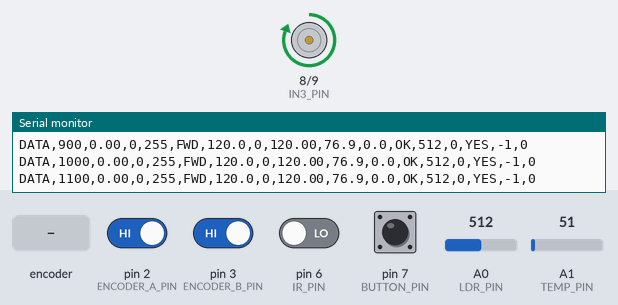
This sketch was run on a simulated Arduino Uno, built with avr-gcc and run on an emulated ATmega328P. Shown: motor-driver pin pairs drawn as motors (green arrow = first pin HIGH = forward, orange = second pin HIGH = backward, longer = more drive, scaled by the enable pin), the last lines printed to the serial monitor. Inputs (shaded band) come from the test bench; at power-on: pin 2 (ENCODER_A_PIN), pin 3 (ENCODER_B_PIN), pin 7 (BUTTON_PIN) HIGH, pin 6 (IR_PIN) LOW, A0 (LDR_PIN) = 512, A1 (TEMP_PIN) = 51.

Above: at 1.2 s.
1.3 s: pin 7 (BUTTON_PIN) pulled LOW for 0.15 s
At 2.4 s:
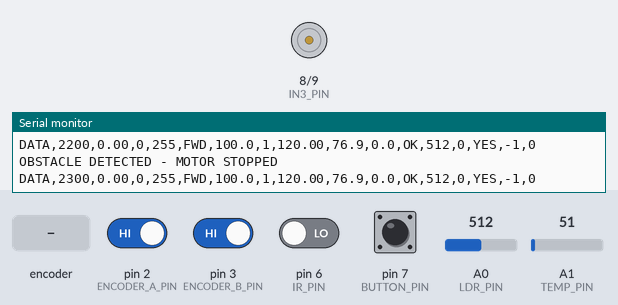
2.9 s: pin 6 (IR_PIN) driven HIGH
At 3.8 s:
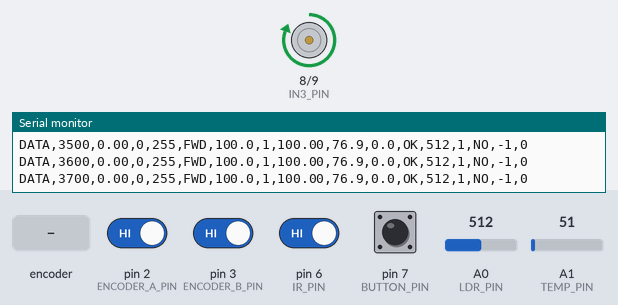
5.9 s: A0 (LDR_PIN) set to 306
At 7.0 s:
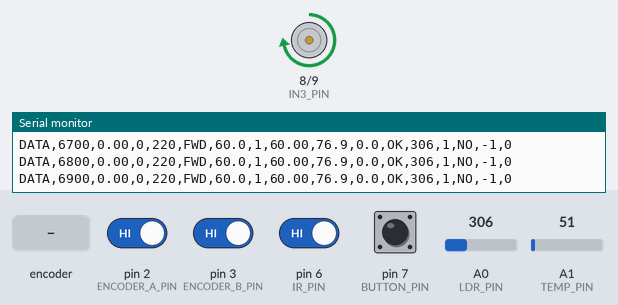
7.5 s: A1 (TEMP_PIN) set to 64
9.0 s: A1 (TEMP_PIN) set to 79
At 10.3 s:
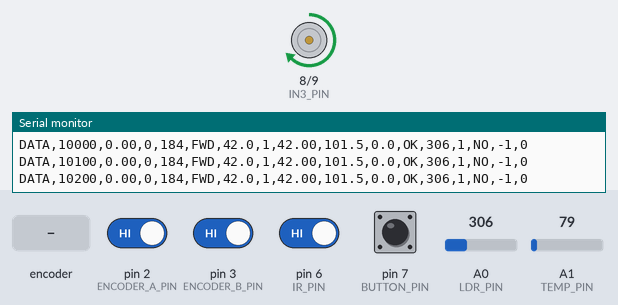
10.6 s: rotary encoder on pin 2 (ENCODER_A_PIN) / pin 3 (ENCODER_B_PIN) turned 1 step (first pin leading)
At 11.9 s:
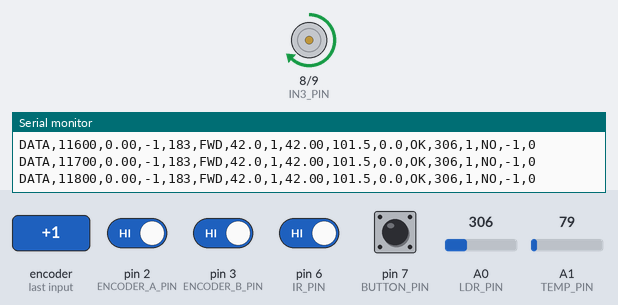
Timing chart, 0 to 18.7 s (numbered marks = the images above; inputs shaded):
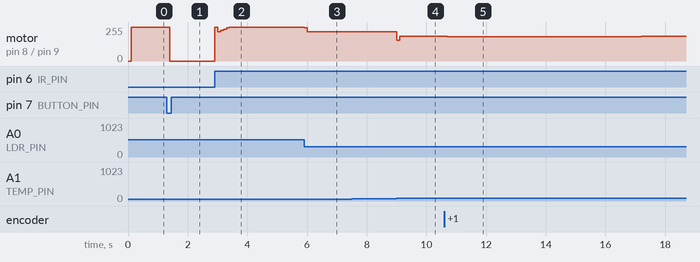

The sketch:

Sensor_based_PID.ino
```cpp
// Pin Definitions – Your Wiring
const int ENB_PIN         = 5;   // L298N ENB (PWM)
const int IN3_PIN         = 8;   // L298N IN3
const int IN4_PIN         = 9;   // L298N IN4
const int ENCODER_A_PIN   = 2;   // Encoder channel A (interrupt)
const int ENCODER_B_PIN   = 3;   // Encoder channel B
// SENSOR PINS
const int IR_PIN          = 6;   // IR sensor OUT
const int BUTTON_PIN      = 7;   // Push button
const int LDR_PIN         = A0;  // LDR OUT
const int TEMP_PIN        = A1;  // Temp sensor OUT

// Encoder/motor configuration
const float ENCODER_PULSES_PER_MOTOR_REV = 360.0;
const float GEAR_RATIO = 34.0;
const float PULSES_PER_REV = ENCODER_PULSES_PER_MOTOR_REV * GEAR_RATIO; // Output shaft
const unsigned long CONTROL_INTERVAL_MS = 100;

// PID Params
float setpointRPM = 120.0;
float Kp = 2.0;
float Ki = 1.0;
float Kd = 0.15;
const float INTEGRAL_LIMIT = 100.0;

volatile long encoderCount = 0;
long lastEncoderCount = 0;
unsigned long lastControlTime = 0;
float measuredRPM = 0.0;
float filteredRPM = 0.0;
const float RPM_FILTER_ALPHA = 0.9;
float error = 0.0, prevError = 0.0, integral = 0.0, derivative = 0.0, controlOutput = 0.0;
int pwmCommand = 0;
bool motorForward = true; // Track current direction

// Button debouncing
bool lastButtonState = HIGH, buttonState = HIGH;
unsigned long lastDebounceTime = 0;
const unsigned long DEBOUNCE_DELAY = 50;

// Mode select
int mode = 0; // 0 = speed control, 1 = sensor adaptive

// Sensor thresholds (adjust for your hardware)
const int OBSTACLE_DETECTED_STATE = LOW;
const int LIGHT_LOW_THRESHOLD = 400;
const int LIGHT_HIGH_THRESHOLD = 700;
const float TEMP_WARNING_C = 35.0;
const float TEMP_LIMIT_C = 45.0;

// For reporting unmeasured/dummy fields:
const float DUMMY_HUMIDITY = 0.0;
const char DUMMY_DHT_STATUS[] = "OK";
const int DUMMY_SELECTED_SENSOR = -1;
const int DUMMY_LOGIC_ENABLED = 0;

void setup() {
  Serial.begin(115200);
  pinMode(ENB_PIN, OUTPUT);
  pinMode(IN3_PIN, OUTPUT);
  pinMode(IN4_PIN, OUTPUT);
  pinMode(ENCODER_A_PIN, INPUT_PULLUP);
  pinMode(ENCODER_B_PIN, INPUT_PULLUP);
  attachInterrupt(digitalPinToInterrupt(ENCODER_A_PIN), encoderISR, RISING);
  pinMode(IR_PIN, INPUT);
  pinMode(BUTTON_PIN, INPUT_PULLUP);
  stopMotor();
  setMotorDirection(true);
  lastControlTime = millis();
  Serial.println("Smart Motor Control - Mode 0 = Speed, 1 = Adaptive");
}

void loop() {
  updateButton();
  unsigned long now = millis();
  if (now - lastControlTime >= CONTROL_INTERVAL_MS) {
    lastControlTime = now;
    updateRPM();
    if (mode == 0) {
      runSpeedControlMode();
    } else {
      runAdaptiveMode();
    }
  }
}

void encoderISR() {
  int bState = digitalRead(ENCODER_B_PIN);
  if (bState == HIGH) {
    encoderCount++;
  } else {
    encoderCount--;
  }
}

// Button logic with debounce for mode switching
void updateButton() {
  bool reading = digitalRead(BUTTON_PIN);
  if (reading != lastButtonState) {
    lastDebounceTime = millis();
  }
  if ((millis() - lastDebounceTime) > DEBOUNCE_DELAY) {
    if (reading != buttonState) {
      buttonState = reading;
      if (buttonState == LOW) {
        mode++;
        if (mode > 1) mode = 0;
        integral = 0.0;
        prevError = 0.0;
        Serial.print("Mode changed to: ");
        Serial.println(mode);
      }
    }
  }
  lastButtonState = reading;
}

void updateRPM() {
  noInterrupts();
  long currentCount = encoderCount;
  interrupts();
  long deltaCount = currentCount - lastEncoderCount;
  lastEncoderCount = currentCount;
  float deltaTimeMinutes = CONTROL_INTERVAL_MS / 60000.0;
  measuredRPM = ((float)deltaCount / PULSES_PER_REV) / deltaTimeMinutes;
  measuredRPM = abs(measuredRPM);
  filteredRPM = RPM_FILTER_ALPHA * filteredRPM + (1.0 - RPM_FILTER_ALPHA) * measuredRPM;
}

void setMotorDirection(bool forward) {
  motorForward = forward;
  if (forward) {
    digitalWrite(IN3_PIN, HIGH);
    digitalWrite(IN4_PIN, LOW);
  } else {
    digitalWrite(IN3_PIN, LOW);
    digitalWrite(IN4_PIN, HIGH);
  }
}

void setMotorPWM(int pwmValue) {
  pwmValue = constrain(pwmValue, 0, 255);
  analogWrite(ENB_PIN, pwmValue);
}

void stopMotor() {
  analogWrite(ENB_PIN, 0);
  digitalWrite(IN3_PIN, LOW);
  digitalWrite(IN4_PIN, LOW);
}

void updatePID() {
  float dt = CONTROL_INTERVAL_MS / 1000.0;
  error = setpointRPM - filteredRPM;
  integral += error * dt;
  integral = constrain(integral, -INTEGRAL_LIMIT, INTEGRAL_LIMIT);
  derivative = (error - prevError) / dt;
  controlOutput = Kp * error + Ki * integral + Kd * derivative;
  prevError = error;
}

// Mode 1: Speed Control (picture: maintain constant speed using encoder feedback)
void runSpeedControlMode() {
  setpointRPM = 120.0; // fixed target speed
  setMotorDirection(true);
  updatePID();
  pwmCommand = (int)controlOutput;
  pwmCommand = constrain(pwmCommand, 0, 255);
  setMotorPWM(pwmCommand);
  int ldrValue = analogRead(LDR_PIN);
  bool obstacleDetected = (digitalRead(IR_PIN) == OBSTACLE_DETECTED_STATE);
  float tempC = readTemperatureC();
  printStatus(ldrValue, obstacleDetected, tempC);
}

// Mode 2: Sensor-Adaptive Mode
void runAdaptiveMode() {
  int ldrValue = analogRead(LDR_PIN);
  bool obstacleDetected = (digitalRead(IR_PIN) == OBSTACLE_DETECTED_STATE);
  float tempC = readTemperatureC();
  setpointRPM = 120.0; // default speed
  if (ldrValue < LIGHT_LOW_THRESHOLD) {
    setpointRPM = 60.0;
  } else if (ldrValue > LIGHT_HIGH_THRESHOLD) {
    setpointRPM = 140.0;
  } else {
    setpointRPM = 100.0;
  }
  if (tempC >= TEMP_WARNING_C && tempC < TEMP_LIMIT_C) {
    setpointRPM *= 0.7; // reduce speed if warning
  }
  if (tempC >= TEMP_LIMIT_C) {
    stopMotor();
    Serial.println("TEMP LIMIT EXCEEDED - MOTOR STOPPED");
    printStatus(ldrValue, obstacleDetected, tempC);
    return;
  }
  if (obstacleDetected) {
    stopMotor();
    Serial.println("OBSTACLE DETECTED - MOTOR STOPPED");
    printStatus(ldrValue, obstacleDetected, tempC);
    return;
  }
  setMotorDirection(true);
  updatePID();
  pwmCommand = (int)controlOutput;
  pwmCommand = constrain(pwmCommand, 0, 255);
  setMotorPWM(pwmCommand);
  printStatus(ldrValue, obstacleDetected, tempC);
}

// Read analog temperature sensor (e.g., LM35, 10mV/°C)
float readTemperatureC() {
  int raw = analogRead(TEMP_PIN);
  float voltage = raw * (5.0 / 1023.0);
  float tempC = voltage * 100.0;
  return tempC;
}

// ----- SERIAL OUTPUT COMPATIBLE WITH PYTHON GUI -----
// THIS IS THE KEY FUNCTION TO SEND CSV DATA PER SAMPLE
void printStatus(int ldrValue, bool obstacleDetected, float tempC) {
  Serial.print("DATA,");
  Serial.print(millis());                                // arduino_ms
  Serial.print(",");
  Serial.print(filteredRPM, 2);                          // rpm
  Serial.print(",");
  Serial.print(encoderCount);                            // count
  Serial.print(",");
  Serial.print(pwmCommand);                              // pwm
  Serial.print(",");
  Serial.print(motorForward ? "FWD" : "REV");            // direction
  Serial.print(",");
  Serial.print(setpointRPM, 1);                          // setpoint
  Serial.print(",");
  Serial.print(mode);                                    // mode
  Serial.print(",");
  Serial.print(error, 2);                                // PID error
  Serial.print(",");
  Serial.print(tempC * 9.0 / 5.0 + 32.0, 1);             // temp_f
  Serial.print(",");
  Serial.print(DUMMY_HUMIDITY, 1);                       // humidity (dummy)
  Serial.print(",");
  Serial.print(DUMMY_DHT_STATUS);                        // dht_status (dummy)
  Serial.print(",");
  Serial.print(ldrValue);                                // ldr_raw
  Serial.print(",");
  Serial.print(digitalRead(IR_PIN));                     // ir_raw
  Serial.print(",");
  Serial.print(obstacleDetected ? "YES" : "NO");         // obstacle
  Serial.print(",");
  Serial.print(DUMMY_SELECTED_SENSOR);                   // selected_sensor
  Serial.print(",");
  Serial.print(DUMMY_LOGIC_ENABLED);                     // logic_enabled
  Serial.println();
}
```

Measured:
- after the input at 1.3 s, motor on pin 8 (IN3_PIN) / pin 9 (IN4_PIN): forward 255/255 → stopped after 0.10 s
- after the input at 2.9 s, motor on pin 8 (IN3_PIN) / pin 9 (IN4_PIN): stopped → forward 255/255 at once, → forward 220/255 0.10 s later, → forward 230/255 0.10 s later, → forward 240/255 0.10 s later, … (6 changes in this stretch)
- after the input at 5.9 s, motor on pin 8 (IN3_PIN) / pin 9 (IN4_PIN): forward 255/255 → forward 250/255 at once, → forward 220/255 0.10 s later
- after the input at 9.0 s, motor on pin 8 (IN3_PIN) / pin 9 (IN4_PIN): forward 220/255 → forward 157/255 at once, → forward 184/255 0.10 s later
- after the input at 10.6 s, motor on pin 8 (IN3_PIN) / pin 9 (IN4_PIN): forward 184/255 → forward 183/255 after 0.10 s, → forward 184/255 6.5 s later
